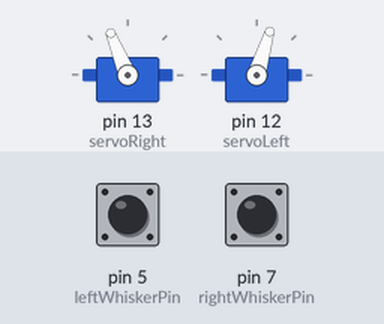
Bench run of a sketch on a simulated Arduino Uno, built with avr-gcc and run on an emulated ATmega328P. Shown: 2 × servo. The inputs (shaded band) are chosen by the test bench; at power-on: pin 5 (leftWhiskerPin) HIGH, pin 7 (rightWhiskerPin) HIGH.

Above: at 2.2 s.
2.3 s: pin 5 (leftWhiskerPin) pulled LOW for 1.2 s
At 3.2 s:
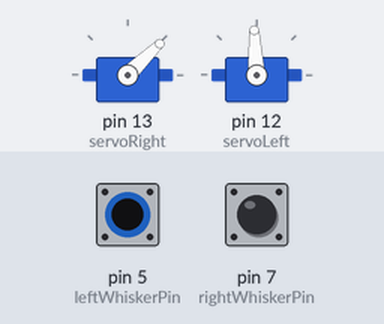
5.1 s: pin 5 (leftWhiskerPin) pulled LOW for 3.2 s
At 5.65 s:
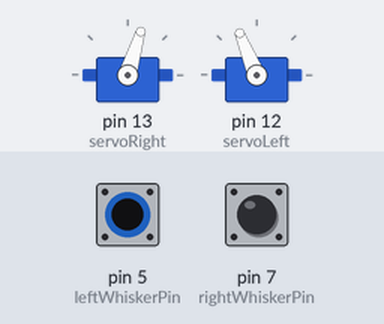
9.8 s: pin 7 (rightWhiskerPin) pulled LOW for 3.2 s
At 14.1 s:
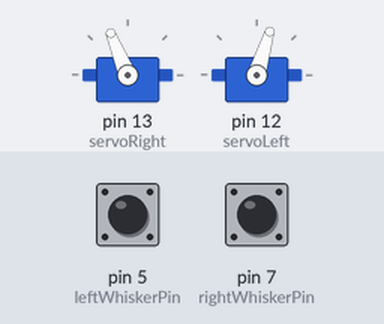
Timing chart, 0 to 15.6 s (numbered marks = the images above; inputs shaded):
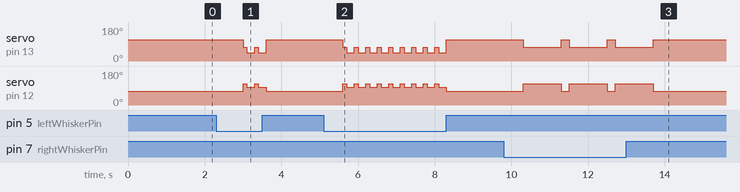

Measured:
- after the input at 2.3 s, servo on pin 13 (servoRight): 112° → 73° after 0.70 s, → 44° 0.10 s later, → 73° 0.20 s later, → 44° 0.10 s later, … (5 changes in this stretch); servo on pin 12 (servoLeft): 73° → 112° after 0.70 s, → 93° 0.10 s later, → 112° 0.20 s later, → 93° 0.10 s later, … (5 changes in this stretch)
- after the input at 5.1 s, servo on pin 13 (servoRight): 112° → 73° after 0.50 s, then repeats every 0.30 s: 44° 0.20 s, 73° 0.10 s, until it stays 112° from 8.3 s; servo on pin 12 (servoLeft): 73° → 112° after 0.50 s, then repeats every 0.30 s: 93° 0.20 s, 112° 0.10 s, until it stays 73° from 8.3 s
- after the input at 9.8 s, servo on pin 13 (servoRight): alternates 112° for 0.20 s and 73° for 1.0 s, 6 changes in all, then stays 112°, starting after 0.50 s; servo on pin 12 (servoLeft): alternates 112° for 1.0 s and 73° for 0.20 s, 6 changes in all, then stays 73°, starting after 0.50 s

The sketch:

sketch_jun20SENSORa.ino.ino
```cpp
#include <Servo.h>

int rightWhiskerPin = 7;
int leftWhiskerPin = 5;
int rightWhiskerState = 0;
int leftWhiskerState = 0;

//Declare Right servo
Servo servoRight;
//Declare Left servo
Servo servoLeft;


void setup() {
// put your setup code here, to run once:
delay(1000);
pinMode(rightWhiskerPin, INPUT);
pinMode(leftWhiskerPin, INPUT);
Serial.begin(9600);
//Attach Left Servo
servoRight.attach(13);
servoLeft.attach(12);
}

void loop() {
// put your main code here, to run repeatedly:
rightWhiskerState = digitalRead(rightWhiskerPin);
leftWhiskerState = digitalRead(leftWhiskerPin);
// whisker state is 1 if unpressed and 0 if pressed.
if(rightWhiskerState == 0 && leftWhiskerState == 0){
//Make it move away from the Obstacle]
backward(1000);
turnRight(200);
}

else if(leftWhiskerState == 0){
//Make it move away from the Obstacle

backward(100);
turnRight(200);

}
else if(rightWhiskerState == 0){
//Make it move away from the Obstacle

backward(1000);
turnLeft(200);

}else{
//Just move
forward(1000);
}
}

void stopnow(){
servoLeft.writeMicroseconds(1500);
servoRight.writeMicroseconds(1500);
}

void forward(int time) // Forward function
{servoLeft.writeMicroseconds(1300);
servoRight.writeMicroseconds(1700);
delay(time);

}

void turnLeft(int time) // Left turn function
{
servoLeft.writeMicroseconds(1300);
servoRight.writeMicroseconds(1700);
delay(time);
}

void turnRight(int time) // Right turn function
{
servoLeft.writeMicroseconds(1500);
servoRight.writeMicroseconds(1000);
delay(time);
}

void backward(int time) // Backward function
{servoLeft.writeMicroseconds(1700);
servoRight.writeMicroseconds(1300);
delay(time);
}
```
